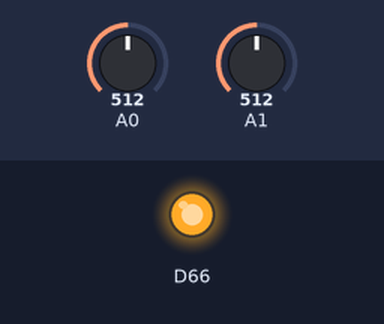
Bench run of a sketch on a simulated Arduino Due. Parts: output pins drawn as LEDs (lit = HIGH). The inputs (shaded band) are chosen by the test bench; at power-on: A0 = 512, A1 = 512 (analog values on the 0–1023 scale).

Above: at 1.2 s.
1.3 s: A0 set to 306
At 1.4 s:
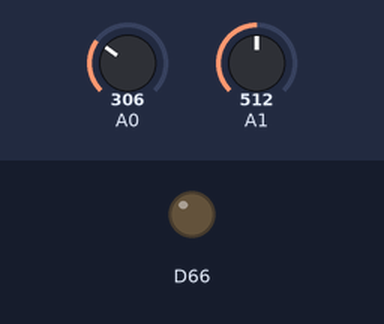
2.9 s: A0 set to 476
4.4 s: A0 set to 496
At 5.6 s:
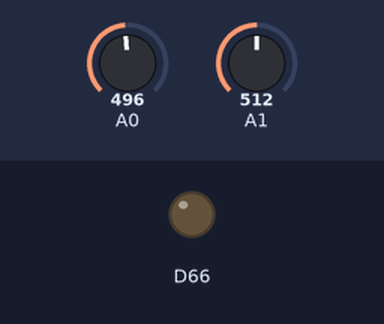
5.9 s: A1 set to 673
8.9 s: A1 set to 687
10.4 s: A1 set to 398
13.4 s: A1 set to 373
Timing chart, 0 to 16.2 s (numbered marks = the images above; inputs shaded):
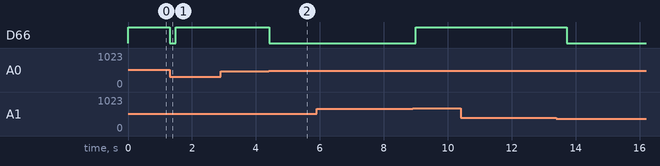

Measured:
- after the input at 1.3 s, D66: HIGH → LOW at once, → HIGH 0.19 s later
- after the input at 2.9 s, every drawn part: stays the same
- after the input at 4.4 s, D66: HIGH → LOW at once
- after the input at 5.9 s, every drawn part: stays the same
- after the input at 10.4 s, every drawn part: stays the same

The sketch:

MSHKUZ001_ANC_Mono_Channel.ino
```cpp
//Define constants
int N = 25;          //Filter length
float mu = 25;     //Define LMS step-size

//Define 'for' loop counters
int k = 0;            //Stored reference sample counter
int i = 0;            //Convolution counter

//Vectors, to implement matrix multiplication
float w[25];           //Adaptive filter coefficients
float x_window[25];    //Define stored x values used in convolution

void setup() {
  //Startup initialisations

  //Initialise serial communication at 9600 bits per second
  Serial.begin(115200);

  //Initialise ADC in 12-bit mode
  analogReadResolution(12);

  //Initialise DAC in 12-bit mode
  analogWriteResolution(12);
}

void loop() {
  //Infinite loop

  //Read the reference input on analog pin A0, digital value
  int adc_val_ref = analogRead(A0);

  //Read the error input on analog pin A1, digital value
  int adc_val_err = analogRead(A1);

  //Preliminary signals
  float x_biased = ((adc_val_ref)*(3.3/4095)); //Convert reference + DC offset back to an analogue voltage
  float e_biased = ((adc_val_err)*(3.3/4095)); //Convert error + DC offset back to an analogue voltage
  float x = (x_biased - 1.56);                 //Unbias reference signal to obtain original recorded x
  float e = (e_biased - 1.56);                 //Unbias error signal to obtain original recorded e

  //Populate stored reference value matrix
  for (k=N-1; k>-1; k--) {         //Shift values right, such that most recent sample is x_window[0]
    if (k==0) {
      x_window[k] = x;             //Most recently sampled value assigned to first entry of stored reference array
    }
    else{
      x_window[k] = x_window[k-1]; //Shift right
    }
  }

  //Perform LMS
  float y = 0;                          //Prepare y value for convolution
  for (i=0; i<N; i++) {                 //Loop for every value in the 'matrices'
    y = y + (w[i])*(x_window[i]);       //Convolution implementation
    w[i] = w[i] + (2*mu*e*x_window[i]); //Update filter coefficients
  }

  //Output after biasing for DAC
  analogWrite(DAC0, round((4095*(y + 1.56))/3.3)); //Send digital biased output value to DAC0
}
```
